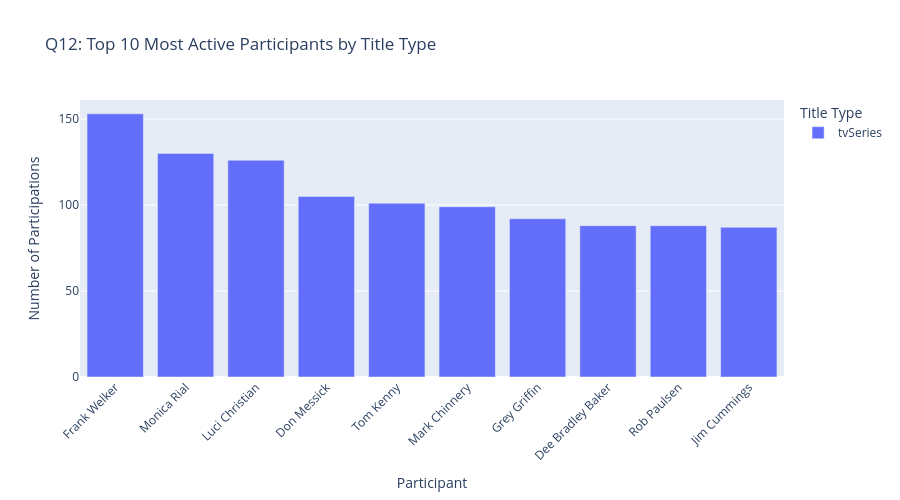

Notebook code for this chart:
### Code cell
import plotly.graph_objects as go
import plotly.express as px
from plotly.subplots import make_subplots

# Q12: Visualization - Top 10 Bar Chart per Title Type
# Prepare data for visualization
viz_data_q12 = (
    participations_pers.groupby(['nconst', 'titleType'])
    .size()
    .reset_index(name='total_participations')
    .sort_values(['titleType', 'total_participations'], ascending=[True, False])
    .groupby('titleType')
    .head(10)
    .merge(dim_person[['nconst', 'primaryName']], on='nconst', how='left')
)

# Create grouped bar chart
fig_q12 = px.bar(
    viz_data_q12,
    x='primaryName',
    y='total_participations',
    color='titleType',
    title='Q12: Top 10 Most Active Participants by Title Type',
    labels={'total_participations': 'Number of Participations', 'primaryName': 'Participant', 'titleType': 'Title Type'},
    barmode='group',
    height=500
)
fig_q12.update_xaxes(tickangle=-45)
fig_q12.show()

### Figure 1 — Plotly figure (JSON) as saved in the notebook; plotly's stock layout.template omitted (floating-point values rounded to 4 significant figures)
{"data": [{"alignmentgroup": "True", "hovertemplate": "Title Type=tvSeries<br>Participant=%{x}<br>Number of Participations=%{y}<extra></extra>", "legendgroup": "tvSeries", "marker": {"color": "#636efa", "pattern": {"shape": ""}}, "name": "tvSeries", "offsetgroup": "tvSeries", "orientation": "v", "showlegend": true, "textposition": "auto", "type": "bar", "x": ["Frank Welker", "Monica Rial", "Luci Christian", "Don Messick", "Tom Kenny", "Mark Chinnery", "Grey Griffin", "Dee Bradley Baker", "Rob Paulsen", "Jim Cummings"], "xaxis": "x", "y": [153, 130, 126, 105, 101, 99, 92, 88, 88, 87], "yaxis": "y"}], "layout": {"barmode": "group", "height": 500, "legend": {"title": {"text": "Title Type"}, "tracegroupgap": 0}, "title": {"text": "Q12: Top 10 Most Active Participants by Title Type"}, "xaxis": {"anchor": "y", "domain": [0, 1], "tickangle": -45, "title": {"text": "Participant"}}, "yaxis": {"anchor": "x", "domain": [0, 1], "title": {"text": "Number of Participations"}}}}
